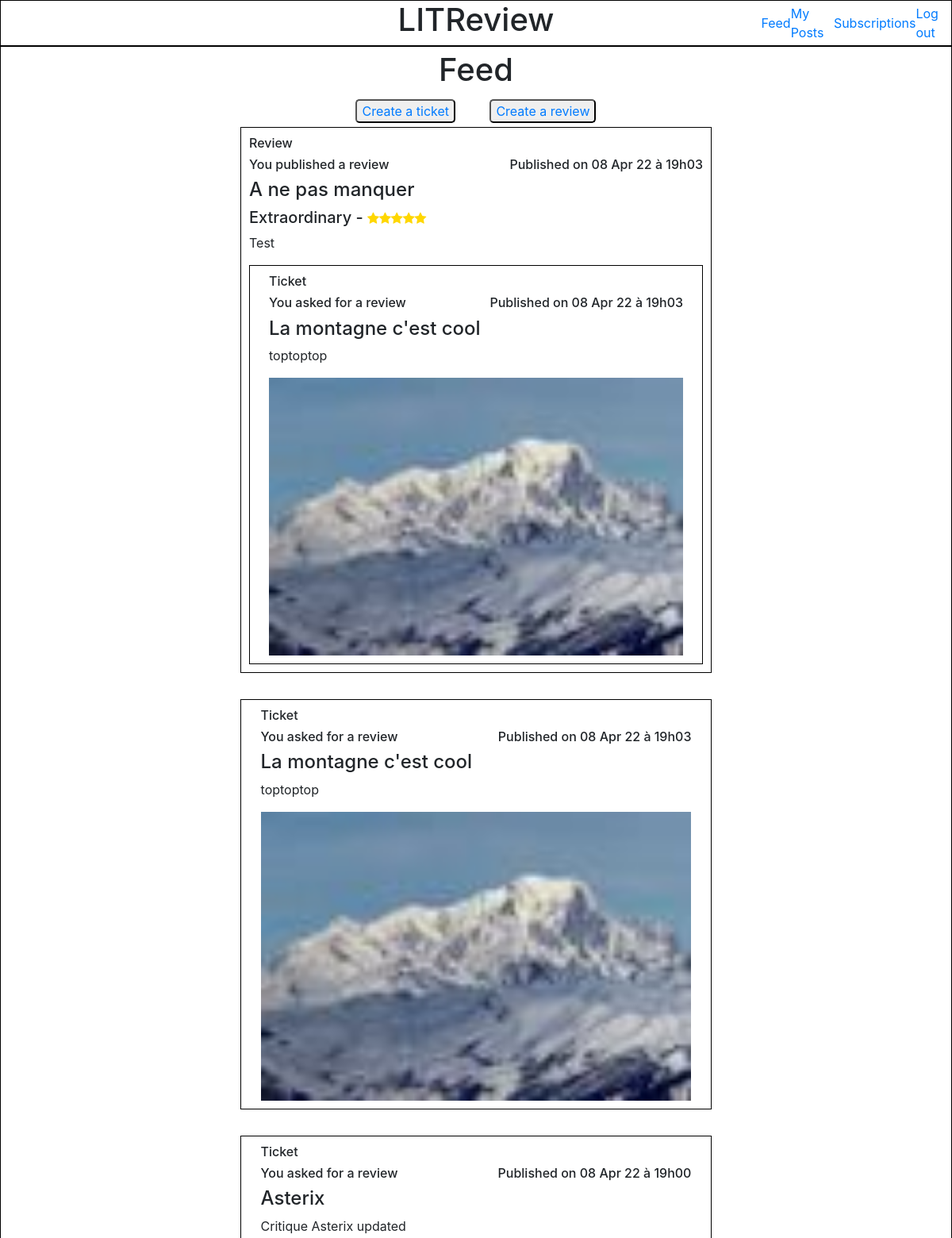
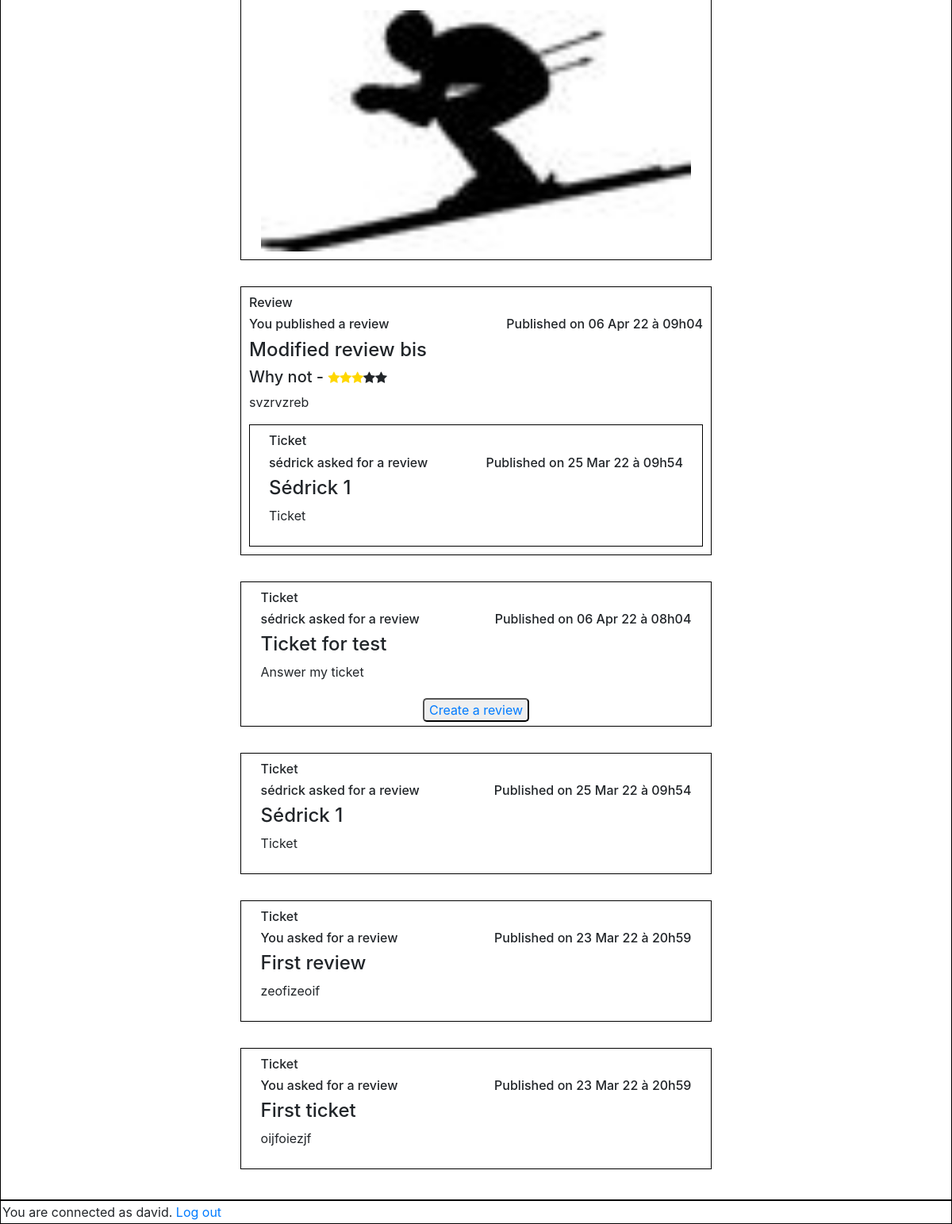
The app's page /home_page/ (signed in) with its own data (2 pictures, top to bottom).
### feedapp/models.py (models this page shows, shortened)
class Review(models.Model):
    ticket = models.ForeignKey(to=Ticket, null=True, on_delete=models.CASCADE)
    rating = models.PositiveSmallIntegerField(validators=[MinValueValidator(0), MaxValueValidator(5)])
    user = models.ForeignKey(settings.AUTH_USER_MODEL, on_delete=models.CASCADE)
    headline = models.CharField(max_length=128)
    body = models.TextField(max_length=8192)
    time_created = models.DateTimeField(auto_now_add=True)

class Ticket(models.Model):
    title = models.CharField(max_length=128)
    description = models.CharField(max_length=2048, blank=True)
    user = models.ForeignKey(settings.AUTH_USER_MODEL, on_delete=models.CASCADE)
    image = models.ImageField(null=True, blank=True)
    time_created = models.DateTimeField(auto_now_add=True)
    IMAGE_MAX_SIZE = (100, 100)

### authentication/models.py (models this page shows)
class User(AbstractUser):
    username = models.CharField(max_length=20, unique=True)
    USERNAME_FIELD = 'username'

### feedapp/views.py (the view)
# urls.py: path('home_page/', home_page, name='home_page'),
@login_required
def home_page(request):
    follower = models.UserFollows.objects.filter(user=request.user).values('followed_user')
    tickets = models.Ticket.objects.filter(Q(user=request.user) | Q(user__in=follower))
    reviews = models.Review.objects.filter(Q(user=request.user) | Q(user__in=follower) |
                                           Q(ticket__in=tickets))
    tickets = tickets.annotate(content_type=Value('TICKET', CharField()))
    reviews = reviews.annotate(content_type=Value('REVIEW', CharField()))
    posts = sorted(chain(tickets, reviews), key=lambda post: post.time_created, reverse=True)
    return render(request, 'feedapp/home_page.html', context={'posts': posts})

### feedapp/templatetags/feedapp_extras.py (called while the page is built)
@register.filter
def ticket_has_review(value):
    test_existing_reviews = False
    review = models.Review.objects.filter(ticket=value)
    if review:
        test_existing_reviews = True
    return test_existing_reviews

@register.filter
def get_posted_at_display(posted_at):
    seconds_ago = (timezone.now() - posted_at).total_seconds()
    if seconds_ago <= HOUR:
        return f'Published {int(seconds_ago // MINUTE)} minutes ago.'
    elif seconds_ago <= DAY:
        return f'Published {int(seconds_ago // HOUR)} hours ago.'
    return f'Published on {posted_at.strftime("%d %b %y à %Hh%M")}'

@register.simple_tag(takes_context=True)
def get_poster_display(context, user):
    if user == context['user']:
        return 'You'
    return user.username

### feedapp/templates/feedapp/home_page.html (shortened to what this page needs)
{% extends 'base.html' %}
{% load static %}
{% load feedapp_extras %}
    {% block content %}
    <div class="main_content">
        <h1>Feed</h1>
            <div class="main_content_buttons">
                <button type="button" class="button_review_ticket"><a href="{% url 'create_ticket' %}">Create a ticket</a></button>
                <button type="button" class="button_review_ticket"><a href="{% url 'create_review' %}">Create a review</a></button>
            </div>
            {% for post in posts %}
                {% if post.content_type == 'TICKET' %}
                <div class="ticket_area">
                    {% include 'feedapp/partials/ticket_snippet.html' with ticket=post %}
                            {% if post|ticket_has_review == False and post.user != user %}
                                <button type="button" class="button_review_ticket"><a href="{% url 'answer_ticket' post.id %}">Create a review</a></button>
                            {% endif %}
                </div>
                {% elif post.content_type == 'REVIEW' %}
                <div class="review_area">
                    {% include 'feedapp/partials/review_snippet.html' with review=post %}
                </div>
                {% endif %}
            {% endfor %}
    </div>
    {% endblock content %}

### templates/base.html (shortened to what this page needs)
<!DOCTYPE html>
<html lang="en">
<head>
    {% load static %}
    <link rel="stylesheet" href="{% static 'style.css' %}">
    <link rel="stylesheet" href="https://cdn.jsdelivr.net/npm/bootstrap@4.3.1/dist/css/bootstrap.min.css">
    <link rel="stylesheet" href="https://cdnjs.cloudflare.com/ajax/libs/font-awesome/4.7.0/css/font-awesome.min.css">
</head>
<body>
    <header class="base_header">
        <div id="header_spaceholder"></div>
        <div class="header_h1"><h1>LITReview</h1></div>
      <nav>
          <a href="{% url 'home_page' %}">Feed</a>
          <a href="{% url 'my_posts_page' %}">My Posts</a>
          <a href="{% url 'subscription_page' %}">Subscriptions</a>
          {% if user.is_authenticated %}
            <a href="{% url 'logout_page' %}">Log out</a>
          {% endif %}
      </nav>
    </header>
  {% block content %} {% endblock content %}
  {% if user.is_authenticated %}
    <footer>You are connected as {{ user }}. <a href="{% url 'logout_page' %}">Log out</a></footer>
  {% endif %}
</body>
</html>

### feedapp/templates/feedapp/partials/review_snippet.html (shortened to what this page needs)
{% load static %}
{% load feedapp_extras %}
<div class="review">
    <h6>Review</h6>
    <div class="review_info">
        <h6>{% get_poster_display review.user%} published a review</h6>
        <h6>{{ review.time_created|get_posted_at_display }}</h6>
    </div>
    <h4>{{ review.headline }}</h4>
    <div class="review_rating">
        {% if review.rating == 5 %}
            <h5>Extraordinary -&nbsp </h5>
            <i class="fa fa-star checked"></i>
            <i class="fa fa-star checked"></i>
            <i class="fa fa-star checked"></i>
            <i class="fa fa-star checked"></i>
            <i class="fa fa-star checked"></i>
        {% elif review.rating == 3 %}
            <h5>Why not -&nbsp </h5>
            <i class="fa fa-star checked"></i>
            <i class="fa fa-star checked"></i>
            <i class="fa fa-star checked"></i>
            <i class="fa fa-star"></i>
            <i class="fa fa-star"></i>
        {% endif %}
    </div>
    <p>{{ review.body }}</p>
    <div class="ticket_area">
        {% if review.ticket %}
            {% include 'feedapp/partials/ticket_snippet.html' with ticket=review.ticket %}
        {% endif %}
    </div>
</div>

### feedapp/templates/feedapp/partials/ticket_snippet.html
{% load static %}
{% load feedapp_extras %}
<div class="ticket">
    <h6>Ticket</h6>
    <div class="ticket_info">
        <h6>{% get_poster_display ticket.user %} asked for a review</h6>
        <h6>{{ ticket.time_created|get_posted_at_display }}</h6>
    </div>
    <h4>{{ ticket.title }}</h4>
    <p>{{ ticket.description }}</p>
    {% if ticket.image.url is not None %}
        <img src="{{ ticket.image.url }}">
    {% endif %}
</div>

### static/style.css (style rules this page uses)
.base_header { border: 1px black solid; display: flex; justify-content: center; }
.base_header nav { display: flex; flex: 0.3; justify-content: space-around; align-items: center; text-decoration: none; }
.base_header #header_spaceholder { flex: 0.3; }
.base_header .header_h1 { display: flex; flex: 0.9; justify-content: center; align-items: center; }
.main_content { border: 1px black solid; display: flex; flex-direction: column; justify-content: center; align-items: center; padding: 5px; min-height: 690px; }
.main_content h1 { text-align: center; }
.main_content button { border-radius: 5px; }
.main_content .main_content_buttons { display: flex; justify-content: space-around; align-items: center; width: 30%; padding: 5px; }
.main_content .review_area { width: 50%; display: flex; flex-direction: column; align-items: center; border: 1px black solid; padding: 5px; }
.main_content .ticket_area { width: 50%; display: flex; flex-direction: column; align-items: center; border: 1px black solid; padding: 5px; }
.checked { color: gold; }
.review { display: flex; flex-direction: column; width: 100%; padding: 5px; }
.review .review_info { display: flex; justify-content: space-between; }
.review .review_rating { display: flex; justify-content: flex-start; align-items: baseline; }
.review .ticket_area { width: 100%; display: flex; flex-direction: column; align-items: center; }
.ticket { display: flex; flex-direction: column; width: 95%; padding: 5px; }
.ticket .ticket_info { display: flex; justify-content: space-between; }
footer { border: 1px black solid; display: flex; width: 100%; padding: 2px; }

### records on screen
Review: user "You", time_created|get_posted_at_display "Published on 08 Apr 22 à 19h03", headline "A ne pas manquer", rating "Extraordinary -", body "Test", image (picture)
Ticket: user "You", time_created|get_posted_at_display "Published on 08 Apr 22 à 19h03", title "La montagne c'est cool", description "toptoptop", image (picture)
Ticket: user "You", time_created|get_posted_at_display "Published on 08 Apr 22 à 19h00", title "Asterix", description "Critique Asterix updated", image (picture)
Review: user "You", time_created|get_posted_at_display "Published on 06 Apr 22 à 09h04", headline "Modified review bis", rating "Why not -", body "svzrvzreb"
Ticket: user.username "sédrick", time_created|get_posted_at_display "Published on 25 Mar 22 à 09h54", title "Sédrick 1", description "Ticket"
Ticket: user.username "sédrick", time_created|get_posted_at_display "Published on 06 Apr 22 à 08h04", title "Ticket for test", description "Answer my ticket", shows "Create a review"
Ticket: user "You", time_created|get_posted_at_display "Published on 23 Mar 22 à 20h59", title "First review", description "zeofizeoif"
Ticket: user "You", time_created|get_posted_at_display "Published on 23 Mar 22 à 20h59", title "First ticket", description "oijfoiezjf"
User: username "david"
